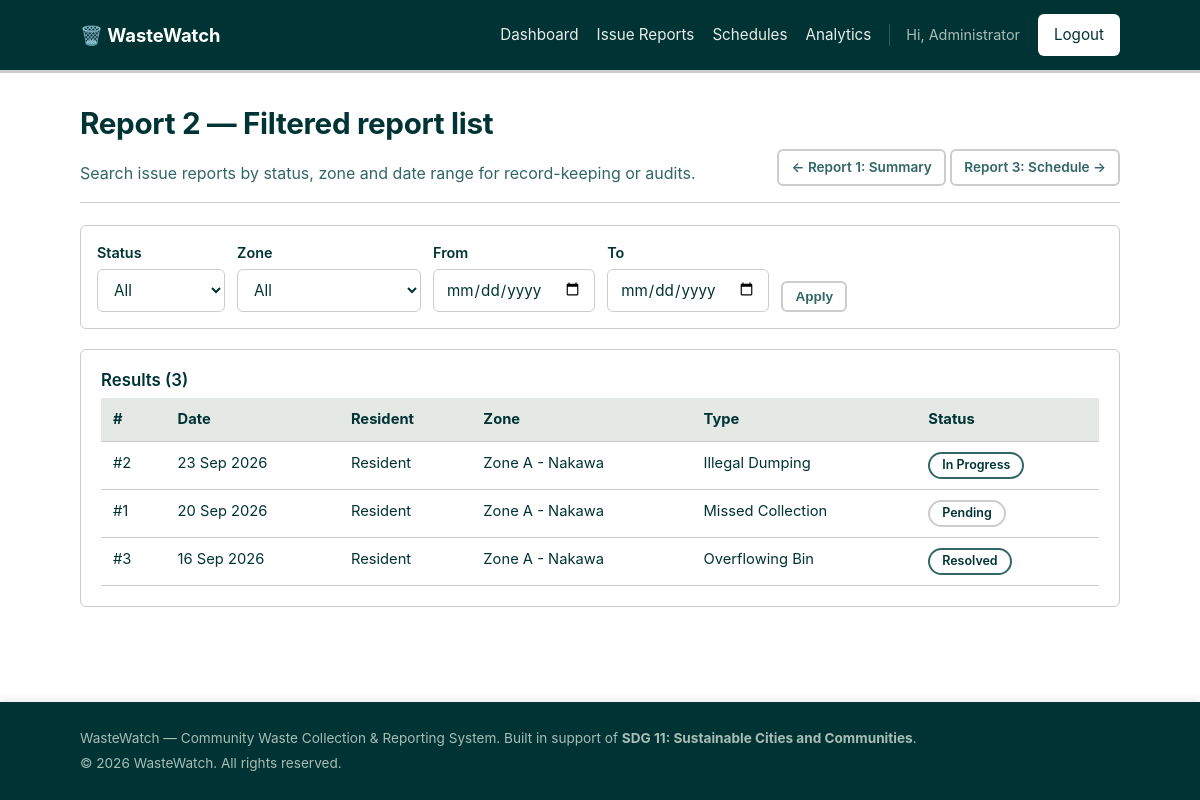
Screenshot of /admin/reports_filtered.php (signed in) with the database file from the repository.
### tables this page shows
CREATE TABLE reports (
    report_id INT AUTO_INCREMENT PRIMARY KEY,
    user_id INT NOT NULL,
    zone_id INT NOT NULL,
    report_type ENUM('Missed Collection','Illegal Dumping','Overflowing Bin','Other') NOT NULL,
    description TEXT NOT NULL,
    location_details VARCHAR(255) DEFAULT NULL,
    status ENUM('Pending','In Progress','Resolved') NOT NULL DEFAULT 'Pending',
    admin_notes TEXT DEFAULT NULL,
    created_at TIMESTAMP DEFAULT CURRENT_TIMESTAMP,
    resolved_at TIMESTAMP NULL DEFAULT NULL,
    CONSTRAINT fk_reports_user FOREIGN KEY (user_id) REFERENCES users(user_id)
        ON DELETE CASCADE ON UPDATE CASCADE,
    CONSTRAINT fk_reports_zone FOREIGN KEY (zone_id) REFERENCES zones(zone_id)
        ON DELETE CASCADE ON UPDATE CASCADE
);

CREATE TABLE users (
    user_id INT AUTO_INCREMENT PRIMARY KEY,
    full_name VARCHAR(100) NOT NULL,
    username VARCHAR(50) NOT NULL UNIQUE,
    email VARCHAR(100) NOT NULL UNIQUE,
    password_hash VARCHAR(255) NOT NULL,
    phone VARCHAR(20) DEFAULT NULL UNIQUE,
    role ENUM('admin','resident') NOT NULL DEFAULT 'resident',
    zone_id INT DEFAULT NULL,
    created_at TIMESTAMP DEFAULT CURRENT_TIMESTAMP,
    CONSTRAINT fk_users_zone FOREIGN KEY (zone_id) REFERENCES zones(zone_id)
        ON DELETE SET NULL ON UPDATE CASCADE
);

CREATE TABLE zones (
    zone_id INT AUTO_INCREMENT PRIMARY KEY,
    zone_name VARCHAR(100) NOT NULL UNIQUE,
    zone_description VARCHAR(255) DEFAULT NULL
);

### includes/functions.php (called while the page is built, shortened)
<?php
function e($value)
{
    return htmlspecialchars($value ?? '', ENT_QUOTES, 'UTF-8');
}

### admin/reports_filtered.php (the view, shortened to what this page needs)
<?php
require_once __DIR__ . '/../includes/db.php';
require_once __DIR__ . '/../includes/functions.php';
$fromDate     = $_GET['from_date'] ?? '';
$toDate       = $_GET['to_date'] ?? '';
$sql = "SELECT r.report_id, r.report_type, r.status, r.created_at, u.full_name, z.zone_name
        FROM reports r
        JOIN users u ON u.user_id = r.user_id
        JOIN zones z ON z.zone_id = r.zone_id
        WHERE 1=1";
$params = [];
$sql .= " ORDER BY r.created_at DESC";
$stmt = $pdo->prepare($sql);
$stmt->execute($params);
$rows = $stmt->fetchAll();
require __DIR__ . '/../includes/header.php';
?>
<div class="page-head">
    <div>
        <h1>Report 2 &mdash; Filtered report list</h1>
        <p>Search issue reports by status, zone and date range for record-keeping or audits.</p>
    </div>
    <div>
        <a href="reports_summary.php" class="btn btn-secondary btn-sm">&larr; Report 1: Summary</a>
        <a href="reports_schedule.php" class="btn btn-secondary btn-sm">Report 3: Schedule &rarr;</a>
    </div>
</div>
<form class="filter-bar" method="get">
    <div class="field">
        <label for="status">Status</label>
        <select id="status" name="status">
            <option value="">All</option>
        </select>
    </div>
    <div class="field">
        <label for="zone_id">Zone</label>
        <select id="zone_id" name="zone_id">
            <option value="">All</option>
        </select>
    </div>
    <div class="field">
        <label for="from_date">From</label>
        <input type="date" id="from_date" name="from_date" value="<?= e($fromDate) ?>">
    </div>
    <div class="field">
        <label for="to_date">To</label>
        <input type="date" id="to_date" name="to_date" value="<?= e($toDate) ?>">
    </div>
    <div class="field">
        <button type="submit" class="btn btn-secondary btn-sm">Apply</button>
    </div>
</form>
<div class="card">
    <div class="page-head" style="border:none; margin-bottom:8px; padding-bottom:0;">
        <h3 style="margin:0;">Results (<?= count($rows) ?>)</h3>
    </div>
    <div class="table-wrap">
        <table>
            <thead><tr><th>#</th><th>Date</th><th>Resident</th><th>Zone</th><th>Type</th><th>Status</th></tr></thead>
            <tbody>
            <?php foreach ($rows as $r): ?>
                <?php $cls = $r['status'] === 'Resolved' ? 'badge-resolved' : ($r['status'] === 'In Progress' ? 'badge-progress' : 'badge-pending'); ?>
                <tr>
                    <td>#<?= (int) $r['report_id'] ?></td>
                    <td><?= date('d M Y', strtotime($r['created_at'])) ?></td>
                    <td><?= e($r['full_name']) ?></td>
                    <td><?= e($r['zone_name']) ?></td>
                    <td><?= e($r['report_type']) ?></td>
                    <td><span class="badge <?= $cls ?>"><?= e($r['status']) ?></span></td>
                </tr>
            <?php endforeach; ?>
            </tbody>
        </table>
    </div>
</div>
<?php require __DIR__ . '/../includes/footer.php'; ?>

### assets/css/style.css (style rules this page uses)
:root { --ink: #003333; --ink-soft: #336666; --surface: #FFFFFF; --border: #CCCCCC; --ok: #006600; --ok-bg: #CCFFCC; --warn: #CC3300; --warn-bg: #FFCCCC; --radius: 6px; --font: -apple-system, BlinkMacSystemFont, "Segoe UI", Roboto, "Helvetica Neue", Arial, sans-serif; }
* { box-sizing: border-box; }
html, body { margin: 0; padding: 0; background: var(--surface); color: var(--ink); font-family: var(--font); font-size: 16px; line-height: 1.55; min-height: 100vh; }
a { color: var(--ok); }
h1, h2, h3 { line-height: 1.25; color: var(--ink); margin-top: 0; }
h1 { font-size: 1.85rem; font-weight: 700; letter-spacing: -0.01em; }
h3 { font-size: 1.05rem; font-weight: 600; }
p { max-width: 68ch; }
.page-head { display: flex; justify-content: space-between; align-items: flex-end; flex-wrap: wrap; gap: 10px; margin-bottom: 22px; border-bottom: 1px solid var(--border); padding-bottom: 16px; }
.page-head p { margin: 4px 0 0; color: var(--ink-soft); }
.card { background: var(--surface); border: 1px solid var(--border); border-radius: var(--radius); padding: 20px; }
label { display: block; font-weight: 600; font-size: 0.9rem; margin: 14px 0 6px; }
label:first-child { margin-top: 0; }
input[type=text], input[type=email], input[type=password], input[type=date], input[type=time], input[type=tel], select, textarea { width: 100%; padding: 10px 12px; border: 1px solid var(--border); border-radius: var(--radius); font-size: 0.95rem; font-family: inherit; background: #fff; color: var(--ink); }
.btn { display: inline-block; background: var(--surface); color: var(--ink); border: 2px solid var(--ink); padding: 11px 20px; border-radius: var(--radius); font-size: 0.95rem; font-weight: 600; cursor: pointer; text-decoration: none; margin-top: 18px; transition: all 0.2s ease; }
.btn-secondary { background: var(--surface); color: var(--ink-soft); border: 2px solid var(--border); }
.btn-sm { padding: 6px 12px; font-size: 0.85rem; margin-top: 0; }
.table-wrap { overflow-x: auto; }
table { width: 100%; border-collapse: collapse; background: var(--surface); font-size: 0.92rem; }
th, td { text-align: left; padding: 10px 12px; border-bottom: 1px solid var(--border); vertical-align: top; }
th { background: #E4E9E6; font-weight: 700; color: var(--ink); }
.badge { display: inline-block; padding: 4px 12px; border-radius: 999px; font-size: 0.78rem; font-weight: 600; text-align: center; line-height: 1.2; }
.badge-pending { background: var(--surface); color: var(--ink); border: 2px solid var(--border); font-weight: 600; }
.badge-progress { background: var(--surface); color: var(--ink); border: 2px solid var(--ink-soft); font-weight: 600; }
.badge-resolved { background: var(--surface); color: var(--ink); border: 2px solid var(--ink-soft); font-weight: 600; }
.filter-bar { display: flex; flex-wrap: wrap; gap: 12px; align-items: flex-end; background: var(--surface); border: 1px solid var(--border); border-radius: var(--radius); padding: 16px; margin-bottom: 20px; }
.filter-bar .field { display: flex; flex-direction: column; }
.filter-bar label { margin: 0 0 4px; }

### rows the page displays
reports: report_id "2", created_at "23 Sep 2026", user.full_name "Resident", zone.zone_name "Zone A - Nakawa", report_type "Illegal Dumping", status "In Progress"
reports: report_id "1", created_at "20 Sep 2026", user.full_name "Resident", zone.zone_name "Zone A - Nakawa", report_type "Missed Collection", status "Pending"
reports: report_id "3", created_at "16 Sep 2026", user.full_name "Resident", zone.zone_name "Zone A - Nakawa", report_type "Overflowing Bin", status "Resolved"

### other values shown
$_SESSION['full_name'] "Administrator"
count($rows) "3"
